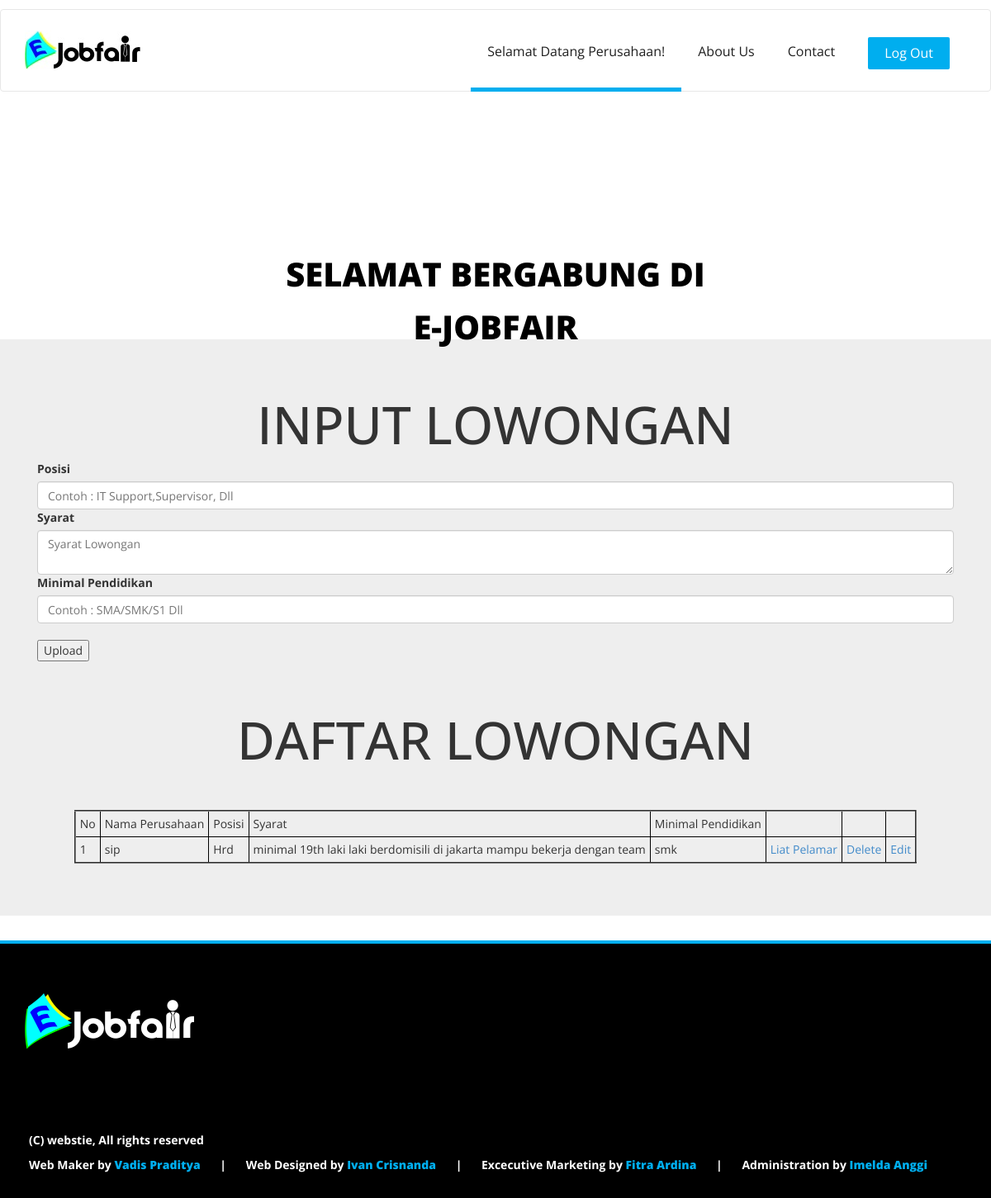
The app's page /mlebu_perusahaan.php (signed in) with its own data.
### tables this page shows
CREATE TABLE IF NOT EXISTS `lowongan` (
  `id_perusahaan` int(11) NOT NULL,
`id_lowongan` int(20) NOT NULL,
  `posisi` varchar(30) NOT NULL,
  `lowongan` text NOT NULL,
  `syarat` text NOT NULL
);

CREATE TABLE IF NOT EXISTS `perusahaan` (
  `nama` varchar(30) NOT NULL,
  `alamat` varchar(30) NOT NULL,
  `telp` varchar(20) NOT NULL,
  `email` varchar(30) NOT NULL,
  `password` varchar(30) NOT NULL,
`id_perusahaan` int(11) NOT NULL
);

### mlebu_perusahaan.php (the view, shortened to what this page needs)
<!DOCTYPE html>
 <html class="no-js">
    <head>
        <link rel="stylesheet" href="css/normalize.css">
        <link rel="stylesheet" href="css/font-awesome.min.css">
        <link rel="stylesheet" href="css/fontello.css">
        <link rel="stylesheet" href="css/animate.css">
        <link rel="stylesheet" href="css/bootstrap.min.css">
        <link rel="stylesheet" href="css/owl.carousel.css">
        <link rel="stylesheet" href="css/owl.theme.css">
        <link rel="stylesheet" href="css/owl.transitions.css">
        <link rel="stylesheet" href="style.css">
        <link rel="stylesheet" href="responsive.css">
    </head>
    <body>
        <div class="header-connect">
            <div class="container">
                <div class="row">
                    <div class="col-md-5 col-sm-8 col-xs-8">
                    </div>
                    </div>
                </div>
            </div>
        <nav class="navbar navbar-default">
          <div class="container">
            <div class="navbar-header">
              <a class="navbar-brand" href="index.php"><img src="img/logo.jpg" alt=""></a>
            </div>
            <div class="collapse navbar-collapse" id="bs-example-navbar-collapse-1">
              <div class="button navbar-right">
                  <a href="logout_perusahaan.php"><button class="navbar-btn nav-button bounceInRight login" data-wow-delay="0.8s">Log Out</button></a>
              </div>
              <ul class="main-nav nav navbar-nav navbar-right">
                <li class="wow fadeInDown" data-wow-delay="0s"><a class="active" href="#">Selamat Datang Perusahaan!</a></li>
                <li class="wow fadeInDown" data-wow-delay="0.3s"><a href="about_us.php">About us</a></li>
                <li class="wow fadeInDown" data-wow-delay="0.5s"><a href="contact.php">Contact</a></li>
              </ul>
            </div>
          </div>
        </nav>
            <div class="container slider-content">
                <div class="row">
                    <div class="col-lg-8 col-lg-offset-2 col-md-10 col-md-offset-1 col-sm-12">
                        <h2 style="color: black;">Selamat Bergabung di </h2>
                        <h2 style="color: black;">E-Jobfair</h2>
                    </div>
                </div>
            </div>
        <br>
        <br>
        <br>
        <br>
        <br>
        <br>
        <br>
        <br>
        <br>
<br>
<br>
<br>
<br>
<br>
        <br>
        <div class="jumbotron">
            <div class="container">
                <form enctype="multipart/form-data" action="upload.php" method="POST">
                  <div class="form-group">
                  <?php
                  $tampil=mysql_query("select * from lowongan where id_lowongan='".@$_GET[id_lowongan]."'");
                  $data=mysql_fetch_array($tampil);
                  ?>
                  <center><h1>INPUT LOWONGAN</h1></center>
                    <label for="exampleInputEmail1">Posisi</label>
                    <input type="text" name="posisi" class="form-control" id="exampleInputEmail1" value="<?php echo $data['posisi'] ?>" placeholder="Contoh : IT Support,Supervisor, Dll">
                    <label for="exampleInputEmail1">Syarat</label>
                    <textarea name="syarat" class="form-control" id="exampleInputEmail1" placeholder="Syarat Lowongan"><?php echo $data['lowongan'] ?></textarea>
                    <label for="exampleInputEmail1">Minimal Pendidikan</label>
                    <input type="text" name="pendidikan" class="form-control" id="exampleInputEmail1" value="<?php echo $data['syarat'] ?>" placeholder="Contoh : SMA/SMK/S1 Dll">
    <input type="submit" value="Upload" />
</form>
        <center>
        <br></br>
<h1>DAFTAR LOWONGAN</h1>
<br></br>
<table border=2>
<tr>
<td>No</td>
<td>Nama Perusahaan</td>
<td>Posisi</td>
<td>Syarat</td>
<td>Minimal Pendidikan</td>
<td> </td>
<td></td>
<td></td>
</tr>
<?php
$no=0;
$lowongan=mysql_query("select * from lowongan join perusahaan on lowongan.id_perusahaan=perusahaan.id_perusahaan where lowongan.id_perusahaan='".$_SESSION['id_perusahaan']."'");
while($data=mysql_fetch_array($lowongan)){
    $no++;
    echo '
<tr>
<td>'.$no.'</td>
<td>'.$data['nama'].'</td>
<td>'.$data['posisi'].'</td>
<td>'.$data['lowongan'].'</td>
<td>'.$data['syarat'].'</td>
<td><a href="daftar_cv.php">Liat Pelamar</a></td>
<td><a href="delete.php?id_lowongan='.$data['id_lowongan'].'">Delete</a></td>
<td><a href="mlebu_perusahaan.php?id_lowongan='.$data['id_lowongan'].'">Edit</a></td>
</tr>';
}
?>
</table>
</center>
</div>
            </div>
<div class="footer-area">
            <div class="container">
                <div class="row footer">
                    <div class="col-md-4">
                        <div class="single-footer">
                            <img src="img/footer-logo.png" alt="" class="wow pulse" data-wow-delay="1s">
                        </div>
                    </div>
                    <div class="col-md-4">
                    </div>
                </div>
                <div class="row footer-copy">
                    <p><span>(C) webstie, All rights reserved</span>
                    <span>Web Maker by <a href="https://www.instagram.com/vadisp/">Vadis Praditya</a></span> | <span> Web Designed by <a href="https://www.instagram.com/ivancrisnanda/">Ivan Crisnanda</a></span> | <span> Excecutive Marketing by <a href="https://www.instagram.com/fitraardina/">Fitra Ardina</a></span> | <span> Administration by <a href="https://www.instagram.com/imeldaanggi/">Imelda Anggi</a></span> </p>
                </div>
            </div>
        </div>
    </body>
</html>

### style.css (style rules this page uses)
body { font-family: 'Open Sans', sans-serif; }
.header-connect { padding-top: 10px; }
.navbar-default .navbar-nav > li > a { color: #202020; font-size: 16px; font-weight: 400; text-transform: capitalize; position: relative; }
.navbar-nav > li > a { padding-right: 20px; padding-left: 20px; }
.navbar-default .navbar-nav > li > a.active:after { background-color: #00aeef; bottom: -24px; content: ""; height: 5px; left: 0; position: absolute; transition: all 0.2s ease 0s; width: 100%; }
.navbar-default .navbar-nav > li > a::after { background-color: #00aeef; bottom: -24px; content: ""; height: 5px; left: 0; position: absolute; transition: all 0.2s ease 0s; width: 0%; }
.navbar-nav.navbar-right:last-child { margin-right: 20px }
.navbar-brand { padding-top: 10px; }
.main-nav { padding-top: 10px; }
.button.navbar-right { padding-top: 10px; }
.nav-button { background-color: #c2c2c2; border: medium none; color: #fff; font-size: 16px; padding: 8px 20px; border-radius: 2px; -webkit-transition: all 0.4s ease; -moz-transition: all 0.4s ease; -ms-transition: all 0.4s ease; transition: all 0.4s ease; }
.nav-button.login { background-color: #00AEEF; margin-right: 5px; }
.navbar { margin-bottom: 0px; min-height: 100px; }
.navbar-default { background-image: none; background-color: #fff; background-repeat: repeat-x; border-radius: 4px; box-shadow: none; }
.navbar .container { padding-top: 15px }
.slider-content { position: absolute; top:20%; left: 50%; margin-left: -585px; text-align: center; color: #fff }
.slider-content h2 { font-size: 40px; font-weight: 800; margin-bottom: 20px; text-transform: uppercase; }
.footer-area { background: #000; border-top: 4px solid #00AEEF; padding-bottom: 20px }
.footer { padding: 0px 0 80px 0; }
.single-footer { margin-top: 60px }
.single-footer img { margin-bottom: 20px; }
.footer-copy { color: #fff; font-weight: 700; }
.footer-copy span { margin-right: 20px; margin-left: 20px; }
.footer-copy span a { color: #00aeef; font-weight: 800; }
body { overflow: hidden; }

### mlebu_perusahaan.php (style rules this page uses)
td { border:1px solid black !important; padding:5px !important; }

### records on screen
lowongan: id_perusahaan.nama "sip", posisi "Hrd", lowongan "minimal 19th laki laki berdomisili di jakarta mampu bekerja dengan team", syarat "smk"
